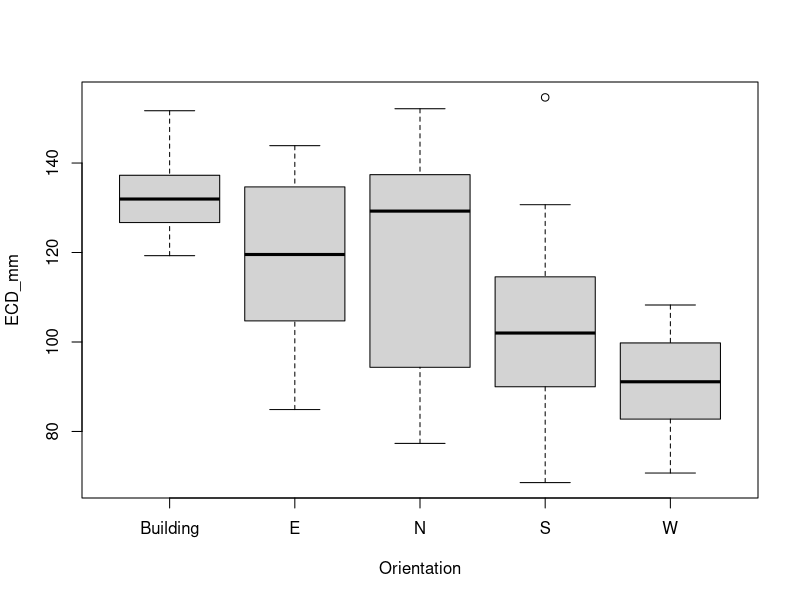
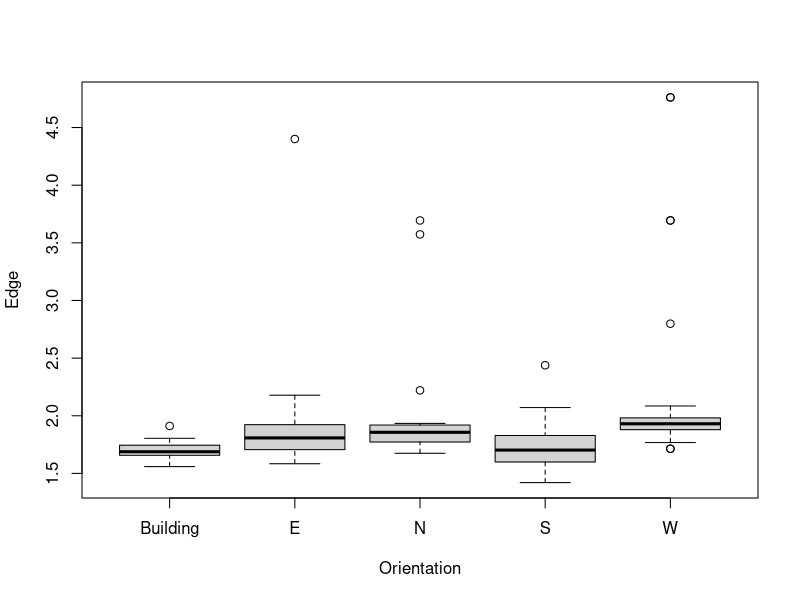
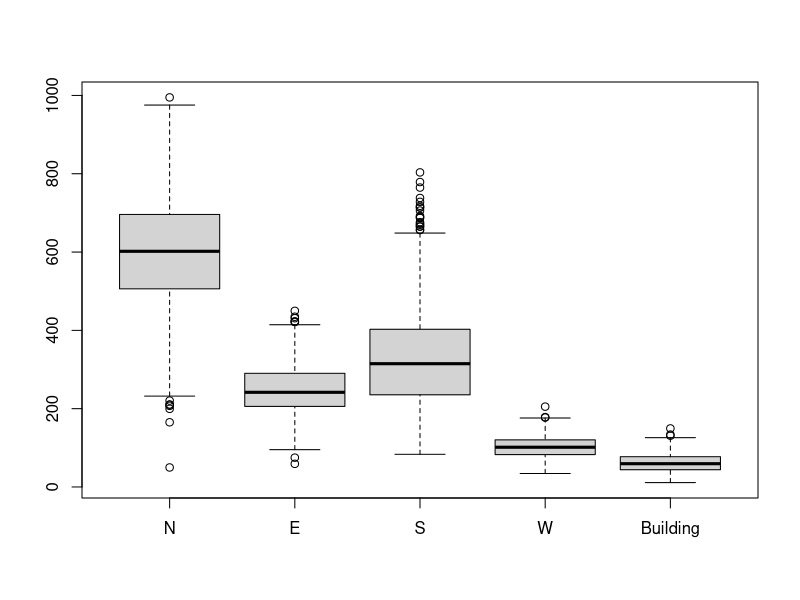
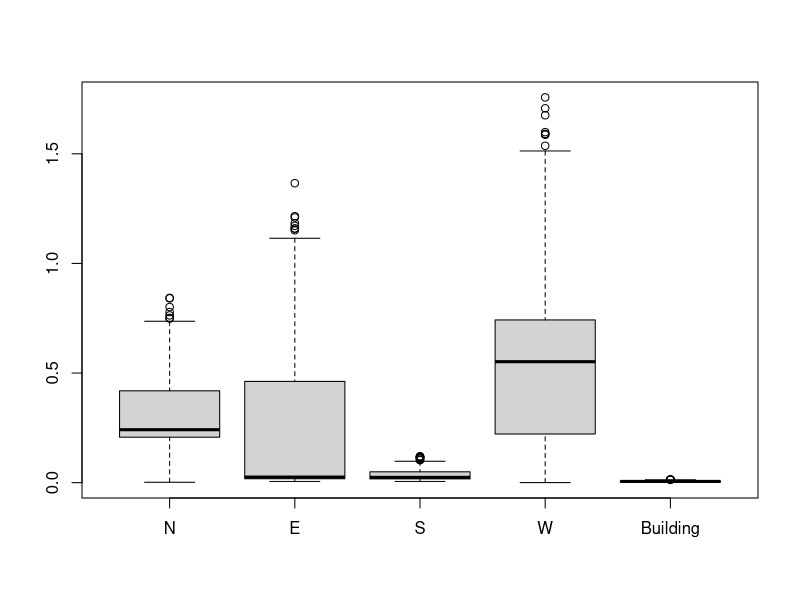

These charts were generated, in order, by the following R code:
leafdata = read.csv("leavesstats.csv")
Edge = leafdata$Perimeter_mm/(pi*leafdata$ECD_mm)
leafdata = data.frame(leafdata,Edge)

data.building = leafdata[leafdata$shade=="Building",]
data.norm = leafdata[leafdata$shade!="Building",]
data.building$Orientation = "Building"
leafdata = rbind(data.norm,data.building) # sepcial treatment to building shade data

boxplot(ECD_mm~Orientation,data = leafdata)
boxplot(Edge~Orientation,data = leafdata)

ECD.lm = lm(ECD_mm~Orientation,data = leafdata[leafdata$shade!='Building',])
ECD.anova = anova(ECD.lm)

Edge.lm = lm(Edge~Orientation,data = leafdata[leafdata$shade!='Building',])
Edge.anova = anova(Edge.lm)


n.bootstrap = 1000
n.sample = 15
set.seed(12345)
oris = c("N","E","S","W","Building")
bootstrap.area.vars = data.frame(matrix(0,nrow = n.bootstrap,ncol = 5))
colnames(bootstrap.area.vars)=oris

bootstrap.edge.vars = data.frame(matrix(0,nrow = n.bootstrap,ncol = 5))
colnames(bootstrap.edge.vars)=oris
for(ori in 1:5){
	data.temp = leafdata[leafdata$Orientation==oris[ori],]
	bootstrapsample.area = matrix( data.temp$ECD_mm[sample.int(nrow(data.temp),n.sample*n.bootstrap,replace=T)],nrow = n.sample,ncol = n.bootstrap)
	bootstrap.area.vars[,ori] = apply(bootstrapsample.area,2,var)

	bootstrapsample.edge = matrix( data.temp$Edge[sample.int(nrow(data.temp),n.sample*n.bootstrap,replace=T)],nrow = n.sample,ncol = n.bootstrap)
	bootstrap.edge.vars[,ori] = apply(bootstrapsample.edge,2,var)
 }
boxplot(bootstrap.area.vars)
boxplot(bootstrap.edge.vars)

boot.data.reshape = data.frame(ECD.var = matrix( as.matrix(bootstrap.area.vars),nrow = 5*n.bootstrap,ncol = 1)
                               ,Edge.var = matrix( as.matrix(bootstrap.edge.vars),nrow = 5*n.bootstrap,ncol = 1)
                               ,Orientation = rep(colnames(bootstrap.area.vars),each = n.bootstrap))

ECD.var.lm = lm(log(ECD.var)~Orientation,data = boot.data.reshape)
anova(ECD.var.lm)

Edge.var.lm = lm(log(Edge.var)~Orientation,data = boot.data.reshape)
anova(Edge.var.lm)




